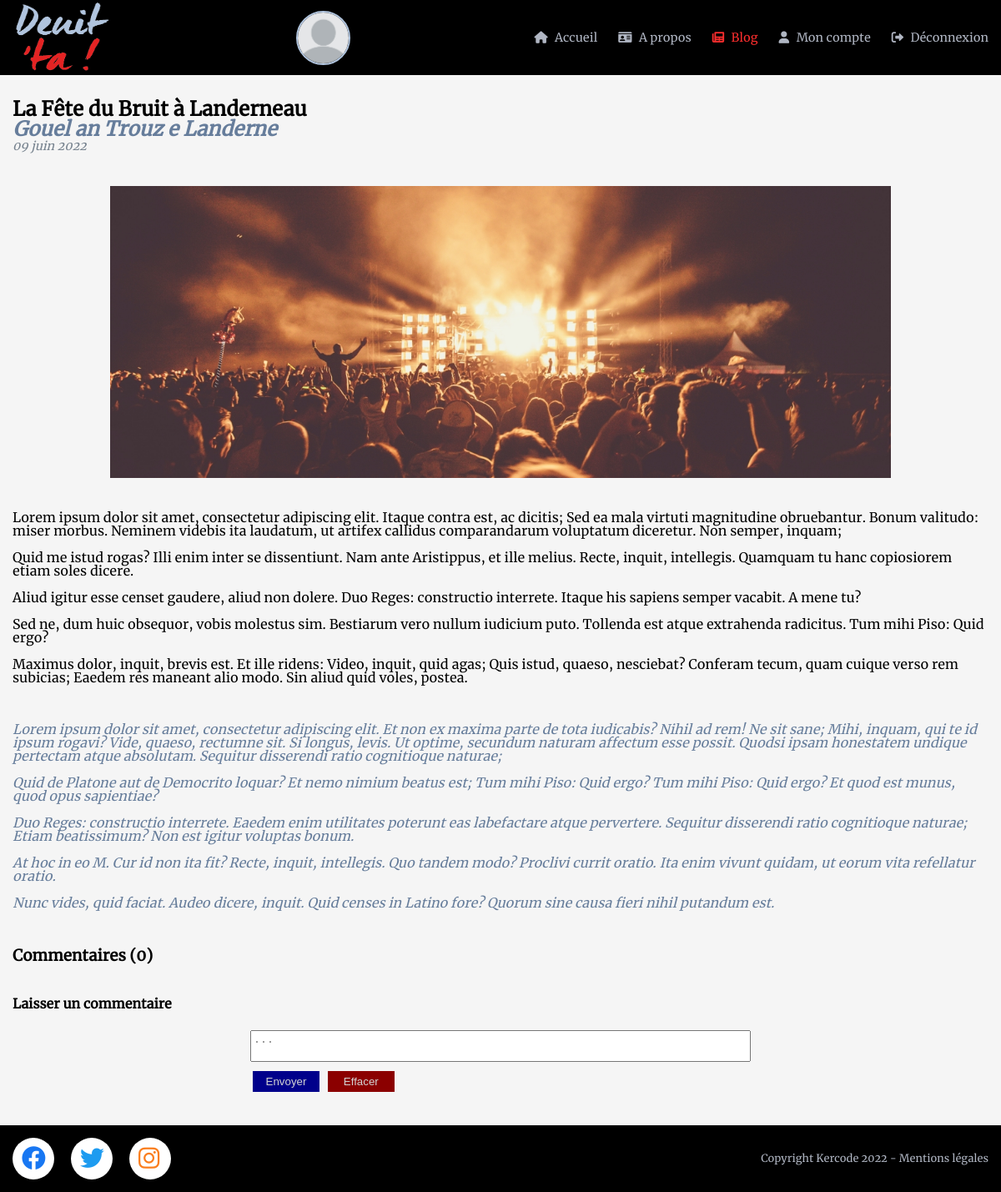
Screenshot of /blogRead&id=39 (signed in) with the database file from the repository.
### tables this page shows
CREATE TABLE IF NOT EXISTS `blog` (
  `id` bigint(20) unsigned NOT NULL AUTO_INCREMENT,
  `titleFR` varchar(50) NOT NULL,
  `titleBZH` varchar(50) NOT NULL,
  `excerptFR` varchar(200) NOT NULL,
  `excerptBZH` varchar(200) NOT NULL,
  `img` varchar(200) NOT NULL,
  `contentFR` text NOT NULL,
  `contentBZH` text NOT NULL,
  `created_at` timestamp NOT NULL DEFAULT CURRENT_TIMESTAMP,
  PRIMARY KEY (`id`)
);

### app/Controllers/FrontController.php (called while the page is built, shortened)
<?php
class FrontController extends Controller {
    public function readBlog($id, $alert = null) {
        $blogManager = new \Projet\Models\Blog();
        $commentManager = new \Projet\Models\Comments();
        $blog = $this->throw404IfEmpty($blogManager->readBlog($id));
        $number = $commentManager->nbComments($id);
        require ($this->view('front', 'readBlog'));
    }
}

### app/Models/Blog.php (called while the page is built, shortened)
<?php
class Blog extends Manager {
    public function readBlog($id) {
        $pdo = self::dbConnect();
        $req = $pdo->prepare('SELECT id, titleFR, titleBZH, excerptFR, excerptBZH, img, contentFR, contentBZH, DATE_FORMAT(created_at, "%d %M %Y") as date
                            FROM blog
                            WHERE id = ?');
        $req->execute(array($id));
        $blog = $req->fetch();
        return $blog;
    }
}

### app/Controllers/Controller.php (called while the page is built, shortened)
<?php
class Controller {
    public function throw404IfEmpty($resource) {
        if (!$resource) {
            throw new Exception("La ressource demandée n'existe pas.", 404);
        } else {
            return $resource;
        }
    }
}

### app/Models/Comments.php (called while the page is built, shortened)
<?php
class Comments extends Manager {
    public function nbComments($id) {
        $pdo = self::dbConnect();
        $req = $pdo->prepare('SELECT COUNT(id)
                              FROM comments
                              WHERE idBlog = ?');
        $req->execute(array($id));
        $number = $req->fetch();
        return $number;
    }
}

### app/Views/front/templates/readBlog.php (the view, shortened to what this page needs)
<?php include_once ('app/Views/front/layout/header.php') ?>
<main class="container">
    <article id="read-blog">
        <h1 class="blog-title"><?= $blog['titleFR'] ?><span class="txt-bzh"><?= $blog['titleBZH'] ?></span></h1>
        <p class="blog-date"><?= $blog['date'] ?></p>
        <img src="./Public/admin/img/blog/<?= $blog['img'] ?>" alt="<?= $blog['titleFR'] ?>">
        <p class="blog-body"><?= $blog['contentFR'] ?></p>
        <p class="blog-body txt-bzh"><?= $blog['contentBZH'] ?></p>
    </article>
    <?php if (isset($comments)) : ?>
    <h3>Commentaires (<?= $number['0'] ?>)</h3>
    <?php endif;
    if (!empty($_SESSION)) : ?>
    <h4>Laisser un commentaire</h4>
    <div id="comment-writing">
        <form id="commenting" action="blogComment&id=<?= $blog['id'] ?>" method="post">
            <p>
                <textarea name="type-comment" maxlength="250" placeholder="..."></textarea>
            </p>
            <p>
                <button type="submit" class="submit">Envoyer</button>
                <button type="reset" class="reset">Effacer</button>
            </p>
        </form>
    </div>
    <?php endif; ?>
</main>
<?php include_once ('app/Views/front/layout/footer.php') ?>

### Public/front/css/style.css (style rules this page uses)
:root { --lightbg: rgba(245, 245, 245, 0.95); --shadow: rgba(99, 112, 126, 0.87); --bloglistbg: rgba(215, 226, 238, 1); --formbg: rgba(196, 218, 247, 0.9); --bannerbzh: rgba(176, 196, 222, 1); --bzh: rgba(102, 125, 155, 1); --menulinks: rgba(202, 209, 224, 0.87); --linkhover: rgb(252, 46, 46); --border: rgba(176, 196, 222, 1); --errorbg: rgba(250, 167, 167, 1); --successbg: rgba(179, 251, 179, 1); }
* { margin: 0; padding: 0; box-sizing: border-box; }
body { background-color: var(--lightbg); font-family: 'merriweatherregular', 'Calibri'; }
main { min-height: 100vh; }
.container { max-width: 1320px; width: 100%; margin: 0 auto; padding: 0 15px; }
.txt-bzh { color: var(--bzh); font-style: italic; }
h1 { padding: 120px 0 40px; }
h1 .txt-bzh, h2 .txt-bzh { margin-left: 10px; }
textarea { resize: none; }
.blog-title { display: flex; flex-direction: column; min-height: 70px; }
.blog-title .txt-bzh { margin-left: 0; }
button { border: none; padding: 5px; width: 80px; margin: auto 3px; color: white; cursor: pointer; }
.submit { background-color: darkblue; color: lightgrey; }
.reset { background-color: darkred; color: lightgrey; }
#read-blog .blog-date { margin: -40px 0 40px; font-style: italic; color: var(--shadow); font-size: 0.9rem; }
#read-blog img { width: 80%; height: 350px; display: block; margin: 0 auto 40px; object-fit: cover; }
#read-blog p { margin-bottom: 30px; }
#read-blog .blog-body { white-space: pre-line; }
#comments, #comment-writing { display: flex; flex-direction: column; align-items: center; margin: 15px 0 25px; }
#comments .one-comment, #comment-writing #commenting textarea { width: 350px; margin: 8px auto; }
#comment-writing #commenting textarea { padding: 3px; }
@media (min-width:768px) { #comments .one-comment, #comment-writing #commenting textarea { width: 600px; } }

### rows the page displays
blog: titleFR "La Fête du Bruit à Landerneau", titleBZH "Gouel an Trouz e Landerne", img (picture), contentFR "Lorem ipsum dolor sit amet, consectetur adipiscing elit. Itaque contra est, ac dicitis; Sed ea mala virtuti magnitudine obruebantur. Bonum valitudo: miser morbus. Neminem videbis ita laudatum, ut artifex callidus comparandarum voluptatum diceretur. Non semper, inquam; Quid me istud rogas? Illi enim inter se dissentiunt. Nam ante Aristippus, et ille melius. Recte, inquit, intellegis. Quamquam tu hanc copiosiorem etiam soles dicere. Aliud igitur esse censet gaudere, aliud non dolere. Duo Reges: constructio interrete. Itaque his sapiens semper vacabit. A mene tu? Sed ne, dum huic obsequor, vobis molestus sim. Bestiarum vero nullum iudicium puto. Tollenda est atque extrahenda radicitus. Tum…", contentBZH "Lorem ipsum dolor sit amet, consectetur adipiscing elit. Et non ex maxima parte de tota iudicabis? Nihil ad rem! Ne sit sane; Mihi, inquam, qui te id ipsum rogavi? Vide, quaeso, rectumne sit. Si longus, levis. Ut optime, secundum naturam affectum esse possit. Quodsi ipsam honestatem undique pertectam atque absolutam. Sequitur disserendi ratio cognitioque naturae; Quid de Platone aut de Democrito loquar? Et nemo nimium beatus est; Tum mihi Piso: Quid ergo? Tum mihi Piso: Quid ergo? Et quod est munus, quod opus sapientiae? Duo Reges: constructio interrete. Eaedem enim utilitates poterunt eas labefactare atque pervertere. Sequitur disserendi ratio cognitioque naturae; Etiam beatissimum? Non…"

### other values shown
$blog['date'] "09 juin 2022"
$number['0'] "0"
